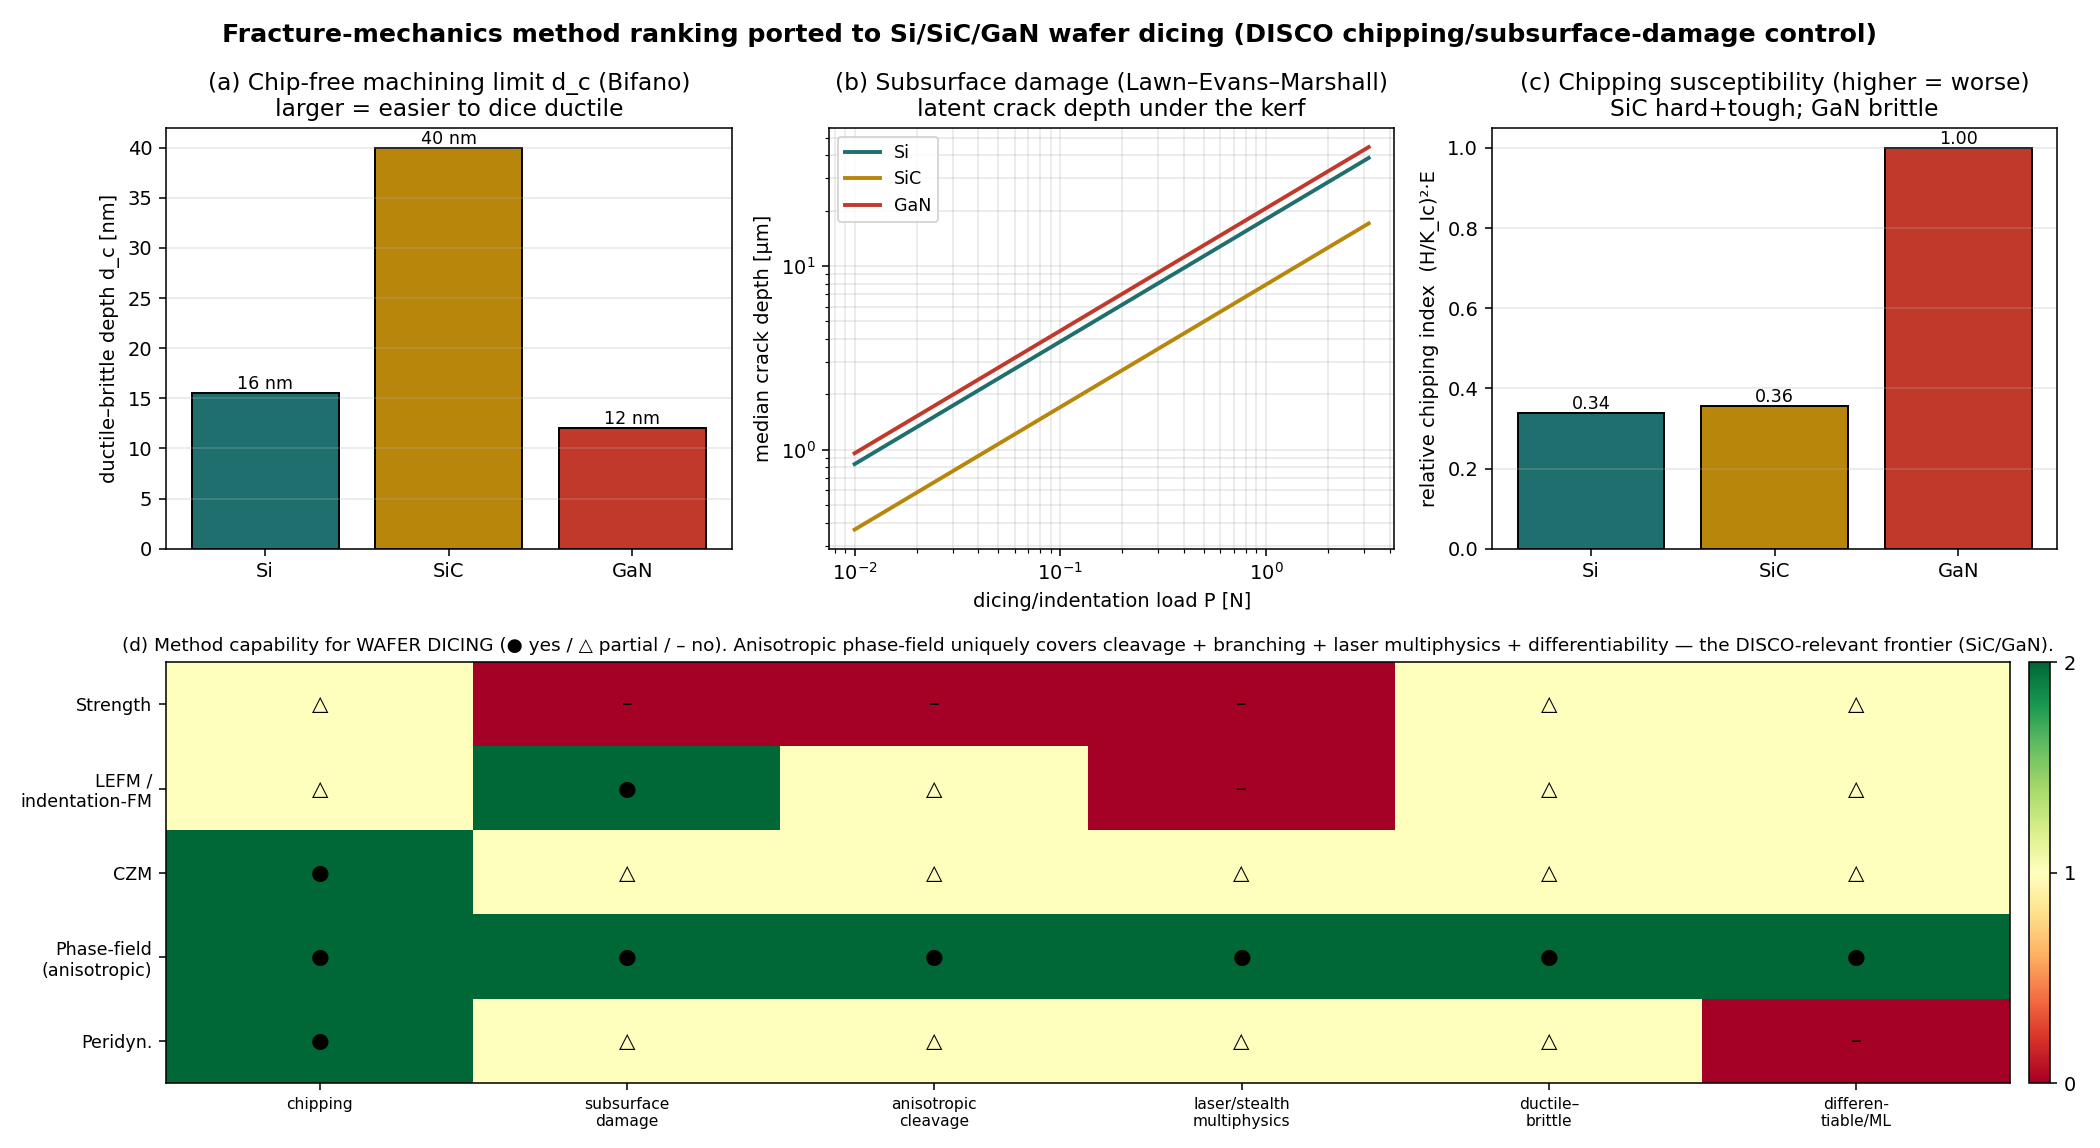

The Python source for this figure:
"""semiconductor_fracture_methods.py — the CFRP fracture-method ranking, ported to wafer dicing.

The same fracture-mechanics method ranking that orders CFRP analysis (strength criteria → LEFM/VCCT
→ CZM → phase-field) maps directly onto brittle single-crystal wafers (Si / SiC / GaN), where DISCO's
core value is controlling CHIPPING and subsurface damage during dicing/grinding. This module computes,
on literature-typical properties, the machining-fracture quantities that actually drive dicing:

  1. DUCTILE–BRITTLE transition depth  d_c = β (E/H)(K_Ic/H)²  (Bifano): the max depth of cut that
     stays chip-free. Below d_c → ductile-regime machining (no chipping); above → brittle (chipping).
  2. MEDIAN/RADIAL crack depth (subsurface damage) vs dicing load — Lawn–Evans–Marshall indentation
     fracture: c = α (E/H)^(2/3) (P / K_Ic)^(2/3). The depth of latent cracks left under the kerf.
  3. CHIPPING susceptibility index ~ (H/K_Ic)² · E (brittleness × stiffness): higher = chips more.
  4. METHOD–CAPABILITY matrix for DICING (strength / LEFM-indentation / CZM / phase-field /
     peridynamics) × {chipping, subsurface damage, anisotropic cleavage, laser/stealth multiphysics,
     ductile–brittle, differentiable/ML}.  Phase-field (anisotropic cleavage) stands out for SiC/GaN.

Properties are literature-typical, order-of-magnitude — this is a prototype to be calibrated against
DISCO/fab dicing data (KABRA laser, blade DBG). Strategic link: wafer-proc-sim, startup_plan,
disco_research.

Run:  python3 semiconductor_fracture_methods.py   (writes semiconductor_fracture_methods.png)
"""
from __future__ import annotations

import numpy as np

# E [GPa], H hardness [GPa], K_Ic [MPa·m^0.5], cleavage note. (literature-typical single crystal)
MAT = {
    "Si":  dict(E=170.0, H=11.0, KIc=0.90, cleave="{111} cubic", color="#1f6f6f"),
    "SiC": dict(E=430.0, H=26.0, KIc=3.30, cleave="basal/prism (hex)", color="#b8860b"),
    "GaN": dict(E=300.0, H=15.0, KIc=0.95, cleave="m-plane (hex)", color="#c0392b"),
}
BETA_BIFANO = 0.15      # Bifano ductile-brittle prefactor
ALPHA_LEMS = 0.027      # Lawn-Evans-Marshall median-crack prefactor (Vickers, order-of-mag)


def d_critical_nm(m):
    """Bifano ductile-brittle transition depth [nm]."""
    E, H, K = m["E"] * 1e9, m["H"] * 1e9, m["KIc"] * 1e6
    return BETA_BIFANO * (E / H) * (K / H) ** 2 * 1e9


def median_crack_um(m, P_N):
    """Lawn-Evans-Marshall median/radial crack depth [µm] for indentation load P [N]."""
    E, H, K = m["E"] * 1e9, m["H"] * 1e9, m["KIc"] * 1e6
    c = ALPHA_LEMS * (E / H) ** (2 / 3) * (np.asarray(P_N) / K) ** (2 / 3)   # [m]
    return c * 1e6


def chipping_index(m):
    """Relative chipping susceptibility ~ brittleness²·stiffness (higher = chips more)."""
    return (m["H"] / m["KIc"]) ** 2 * m["E"]


METHODS = ["Strength", "LEFM /\nindentation-FM", "CZM", "Phase-field\n(anisotropic)", "Peridyn."]
CAPS = ["chipping", "subsurface\ndamage", "anisotropic\ncleavage", "laser/stealth\nmultiphysics",
        "ductile–\nbrittle", "differen-\ntiable/ML"]
SCORE = np.array([
    # chip subsurf cleav laser dbt  diff
    [1, 0, 0, 0, 1, 1],   # Strength
    [1, 2, 1, 0, 1, 1],   # LEFM / indentation-FM (Lawn) — the dicing-damage workhorse
    [2, 1, 1, 1, 1, 1],   # CZM
    [2, 2, 2, 2, 2, 2],   # Phase-field anisotropic  <-- cleavage + branching + multiphysics + diff
    [2, 1, 1, 1, 1, 0],   # Peridynamics (fragmentation)
])


def main():
    print("=== wafer machining-fracture metrics (literature-typical) ===")
    print(f"{'material':6s}{'E[GPa]':>8}{'H[GPa]':>8}{'KIc':>7}{'d_c[nm]':>9}{'chip-idx':>10}  cleavage")
    cidx = {n: chipping_index(m) for n, m in MAT.items()}
    cmax = max(cidx.values())
    for n, m in MAT.items():
        print(f"{n:6s}{m['E']:>8.0f}{m['H']:>8.0f}{m['KIc']:>7.2f}{d_critical_nm(m):>9.1f}"
              f"{cidx[n]/cmax:>10.2f}  {m['cleave']}")

    P = np.logspace(-2, 0.5, 60)   # dicing/indentation load 0.01 .. ~3 N

    # ---- figure ----
    import matplotlib
    matplotlib.use("Agg")
    import matplotlib.pyplot as plt
    fig = plt.figure(figsize=(15, 8.2))

    # (a) ductile-brittle transition depth (the key dicing parameter)
    ax = fig.add_subplot(2, 3, 1)
    names = list(MAT); dcs = [d_critical_nm(MAT[n]) for n in names]
    ax.bar(names, dcs, color=[MAT[n]["color"] for n in names], ec="k")
    for i, v in enumerate(dcs):
        ax.annotate(f"{v:.0f} nm", (i, v), ha="center", va="bottom", fontsize=9)
    ax.set_ylabel("ductile–brittle depth d_c [nm]")
    ax.set_title("(a) Chip-free machining limit d_c (Bifano)\nlarger = easier to dice ductile")
    ax.grid(alpha=.3, axis="y")

    # (b) median crack (subsurface damage) vs load
    ax = fig.add_subplot(2, 3, 2)
    for n in names:
        ax.loglog(P, median_crack_um(MAT[n], P), lw=2, color=MAT[n]["color"], label=n)
    ax.set(xlabel="dicing/indentation load P [N]", ylabel="median crack depth [µm]",
           title="(b) Subsurface damage (Lawn–Evans–Marshall)\nlatent crack depth under the kerf")
    ax.legend(fontsize=9); ax.grid(alpha=.3, which="both")

    # (c) chipping susceptibility index
    ax = fig.add_subplot(2, 3, 3)
    ci = [cidx[n] / cmax for n in names]
    ax.bar(names, ci, color=[MAT[n]["color"] for n in names], ec="k")
    for i, v in enumerate(ci):
        ax.annotate(f"{v:.2f}", (i, v), ha="center", va="bottom", fontsize=9)
    ax.set_ylabel("relative chipping index  (H/K_Ic)²·E")
    ax.set_title("(c) Chipping susceptibility (higher = worse)\nSiC hard+tough; GaN brittle")
    ax.grid(alpha=.3, axis="y")

    # (d) capability matrix = the ranking (for dicing)
    ax = fig.add_subplot(2, 1, 2)
    im = ax.imshow(SCORE, cmap="RdYlGn", vmin=0, vmax=2, aspect="auto")
    ax.set_xticks(range(len(CAPS))); ax.set_xticklabels(CAPS, fontsize=8)
    ax.set_yticks(range(len(METHODS))); ax.set_yticklabels(METHODS, fontsize=9)
    for i in range(len(METHODS)):
        for j in range(len(CAPS)):
            ax.text(j, i, ["–", "△", "●"][SCORE[i, j]], ha="center", va="center", fontsize=11)
    ax.set_title("(d) Method capability for WAFER DICING (● yes / △ partial / – no). "
                 "Anisotropic phase-field uniquely covers cleavage + branching + laser multiphysics "
                 "+ differentiability — the DISCO-relevant frontier (SiC/GaN).", fontsize=9.5)
    fig.colorbar(im, ax=ax, fraction=0.015, pad=0.01, ticks=[0, 1, 2])

    fig.suptitle("Fracture-mechanics method ranking ported to Si/SiC/GaN wafer dicing "
                 "(DISCO chipping/subsurface-damage control)", fontweight="bold", fontsize=13)
    fig.tight_layout()
    out = "/home/nishioka/git/wafer-proc-sim/semiconductor_fracture_methods.png"
    fig.savefig(out, dpi=140)
    print(f"\nwrote {out}")


if __name__ == "__main__":
    main()
